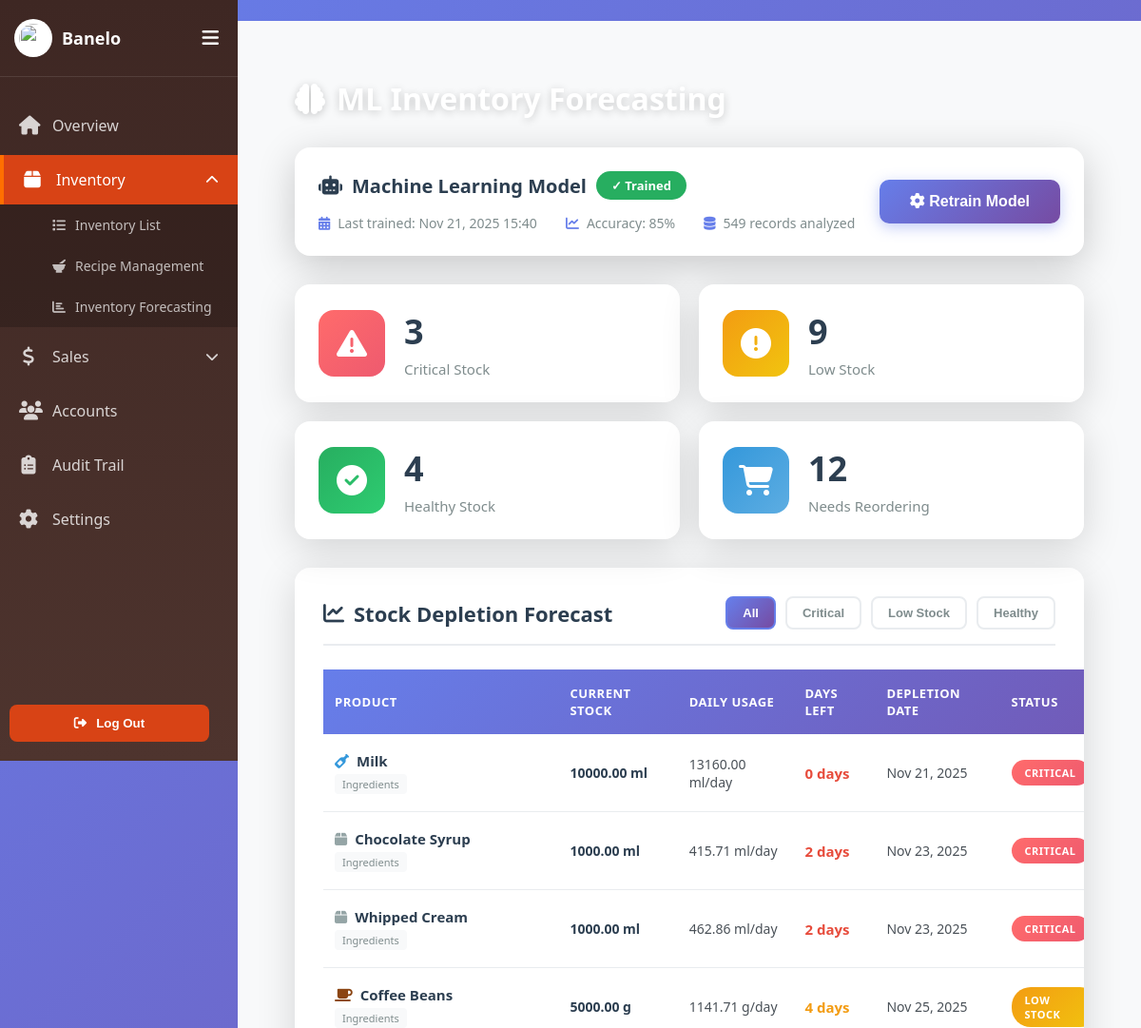
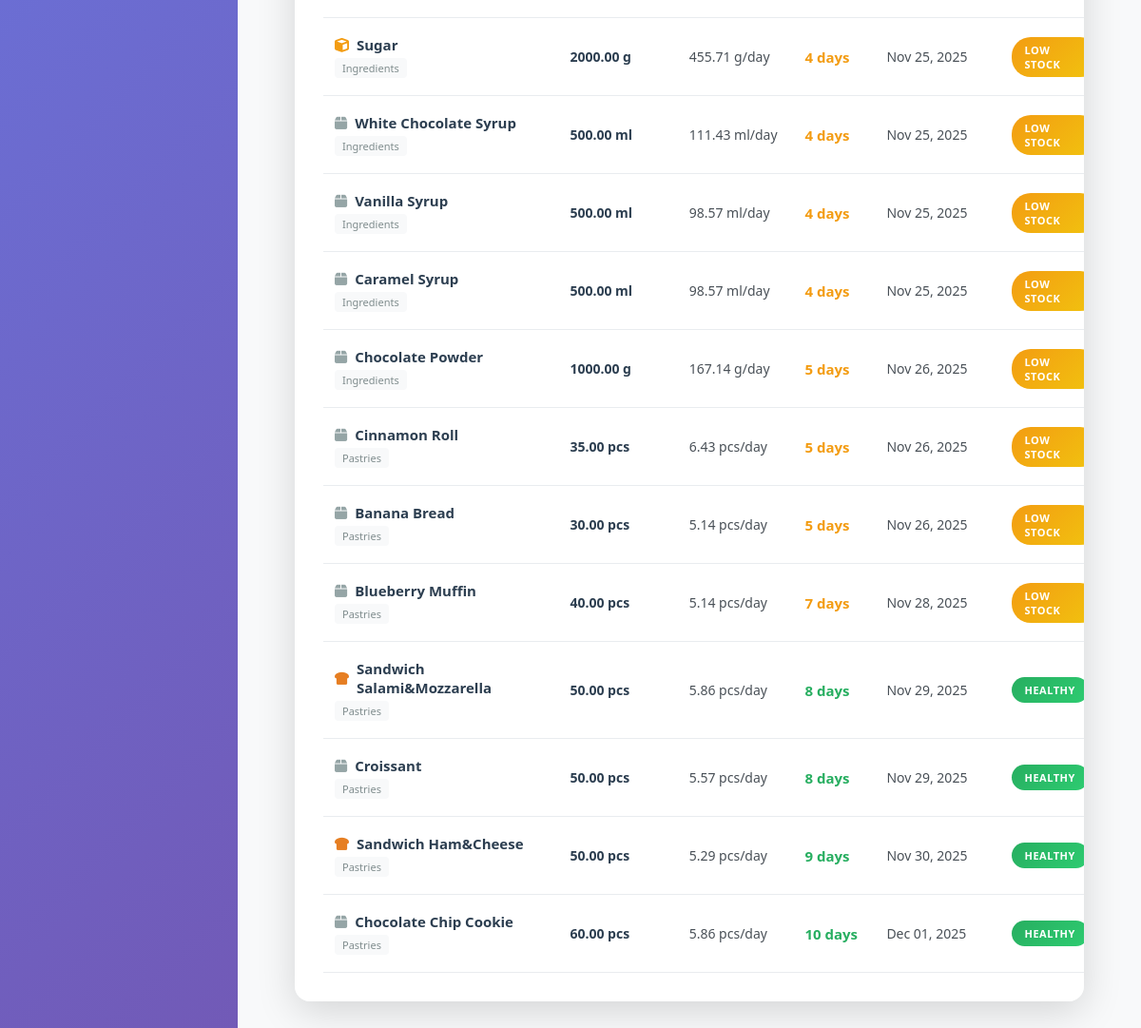
The app's page /inventory/forecasting/ (signed in) with its own data (2 pictures, top to bottom).
### dashboard/models.py (models this page shows, shortened)
class MLModel(models.Model):
    name = models.CharField(max_length=100, unique=True)
    is_trained = models.BooleanField(default=False)
    last_trained = models.DateTimeField(null=True, blank=True)
    total_records = models.IntegerField(default=0)
    products_analyzed = models.IntegerField(default=0)
    predictions_generated = models.IntegerField(default=0)
    accuracy = models.IntegerField(default=85)
    model_type = models.CharField(max_length=200, default='Linear Regression (Moving Average)')
    training_period_days = models.IntegerField(default=90)
    class Meta:
        db_table = 'ml_models'

class Product(models.Model):
    firebase_id = models.CharField(max_length=100, unique=True, null=True, blank=True)
    name = models.CharField(max_length=200)
    category = models.CharField(max_length=100)
    stock = models.FloatField(default=0)
    unit = models.CharField(max_length=50, default='pcs')
    price = models.FloatField(default=0)
    created_at = models.DateTimeField(auto_now_add=True)
    updated_at = models.DateTimeField(auto_now=True)
    class Meta:
        db_table = 'products'

### dashboard/views.py (the view)
# urls.py: path('inventory/forecasting/', views.inventory_forecasting_view, name='inventory_forecasting'),
@login_required
def inventory_forecasting_view(request):
    try:
        print("\n🤖 ML INVENTORY FORECASTING VIEW (LOCAL DB)")
        try:
            ml_model = MLModel.objects.get(name='inventory_forecasting')
            model_status = {
                'is_trained': ml_model.is_trained,
                'last_trained': ml_model.last_trained,
                'accuracy': ml_model.accuracy,
                'total_records': ml_model.total_records
            }
        except MLModel.DoesNotExist:
            model_status = {
                'is_trained': False,
                'last_trained': None,
                'accuracy': 0,
                'total_records': 0
            }
        forecast_data = []
        summary = {
            'critical': 0,
            'low': 0,
            'healthy': 0,
            'needs_reorder': 0
        }
        products = Product.objects.exclude(
            category__iexact='Beverages'
        ).exclude(
            category__iexact='beverage'
        ).exclude(
            category__iexact='drinks'
        ).exclude(
            category__iexact='drink'
        ).exclude(
            name__icontains='Water'
        ).exclude(
            name__icontains='Ice'
        ).exclude(
            name__icontains='Tea bags'
        ).exclude(
            name__icontains='Teabag'
        ).exclude(
            name__icontains='sdfsdfg'
        ).exclude(
            name__icontains='suka'
        )
        print(f"📦 Processing {products.count()} products...")
        for product in products:
            print(f"\n📦 Product: {product.name}")
            print(f"   Category: {product.category}")
            print(f"   Stock: {product.stock} {product.unit}")
            ml_confidence = None
            predicted_daily_usage = 0
            avg_daily_usage = 0
            try:
                prediction = MLPrediction.objects.get(product=product)
                predicted_daily_usage = prediction.predicted_daily_usage
                avg_daily_usage = prediction.avg_daily_usage
                ml_confidence = prediction.confidence_score
                print(f"   ✅ ML Prediction: {predicted_daily_usage:.2f} {product.unit}/day (confidence: {ml_confidence:.0%})")
            except MLPrediction.DoesNotExist:
                predicted_daily_usage = 0
                avg_daily_usage = 0
                ml_confidence = 0
                print(f"   ⚠️ No ML prediction yet")
            stock = float(product.stock) if product.stock else 0
            if predicted_daily_usage > 0:
                days_left = int(stock / predicted_daily_usage)
            else:
                days_left = 999
            if days_left < 999:
                depletion_date = (datetime.now() + timedelta(days=days_left)).strftime('%b %d, %Y')
            else:
                depletion_date = 'N/A'
            if days_left <= 3:
                status = 'critical'
                status_label = 'Critical'
                summary['critical'] += 1
            elif days_left <= 7:
                status = 'warning'
                status_label = 'Low Stock'
                summary['low'] += 1
            else:
                status = 'healthy'
                status_label = 'Healthy'
                summary['healthy'] += 1
            if days_left <= 7:
                summary['needs_reorder'] += 1
            predicted_7day_usage = predicted_daily_usage * 7
            if days_left <= 7:
                reorder_qty = max(0, (predicted_daily_usage * 30) - stock)
            else:
                reorder_qty = 0
            confidence_percent = f"{int(ml_confidence * 100)}%" if ml_confidence else "0%"
            print(f"   Status: {status_label} ({days_left} days left)")
            print(f"   7-day forecast: {predicted_7day_usage:.2f} {product.unit}")
            forecast_data.append({
                'product_id': product.id,
                'product_name': product.name,  # THIS IS THE KEY FIX!
                'category': product.category,
                'current_stock': f"{stock:.2f}",
                'unit': product.unit,
                'avg_daily_usage': f"{avg_daily_usage:.2f}" if avg_daily_usage else "0.00",
                'days_left': days_left if days_left < 999 else 'N/A',
                'depletion_date': depletion_date,
                'status': status,
                'status_label': status_label,
                'predicted_usage': f"{predicted_7day_usage:.2f}",
                'reorder_qty': f"{reorder_qty:.2f}",
                'confidence': confidence_percent
            })
        forecast_data.sort(key=lambda x: x['days_left'] if isinstance(x['days_left'], int) else 999)
        print(f"\n{'='*60}")
        print(f"✅ FORECAST SUMMARY:")
        print(f"   Total products: {len(forecast_data)}")
        print(f"   Critical: {summary['critical']}")
        print(f"   Low Stock: {summary['low']}")
        print(f"   Healthy: {summary['healthy']}")
        print(f"   Needs Reorder: {summary['needs_reorder']}")
        print(f"{'='*60}\n")
        context = {
            'forecast_data': forecast_data,
            'model_status': model_status,
            'summary': summary
        }
        return render(request, 'dashboard/inventory_forecasting.html', context)
    except Exception as e:
        print(f"❌ Error in inventory_forecasting_view: {str(e)}")
        import traceback
        traceback.print_exc()
        return render(request, 'dashboard/inventory_forecasting.html', {
            'forecast_data': [],
            'model_status': {
                'is_trained': False,
                'last_trained': None,
                'accuracy': 0,
                'total_records': 0
            },
            'summary': {
                'critical': 0,
                'low': 0,
                'healthy': 0,
                'needs_reorder': 0
            }
        })

### dashboard/templates/dashboard/inventory_forecasting.html (shortened to what this page needs)
﻿{% extends 'dashboard/base.html' %}
{% load static %}
{% block content %}
<div class="forecasting-container">
    <div class="forecasting-header">
        <h1>
            <i class="fas fa-brain"></i>
            ML Inventory Forecasting
        </h1>
    </div>
    <div class="model-status-card">
        <div class="model-status-content">
            <div class="model-info">
                <h3>
                    <i class="fas fa-robot"></i>
                    Machine Learning Model
                    {% if model_status.is_trained %}
                    <span class="model-badge trained">✓ Trained</span>
                    {% else %}
                    <span class="model-badge untrained">⚠ Not Trained</span>
                    {% endif %}
                </h3>
                {% if model_status.is_trained %}
                <div class="model-details">
                    <div class="model-detail-item">
                        <i class="fas fa-calendar-alt"></i>
                        <span>Last trained: {{ model_status.last_trained|date:"M d, Y H:i" }}</span>
                    </div>
                    <div class="model-detail-item">
                        <i class="fas fa-chart-line"></i>
                        <span>Accuracy: {{ model_status.accuracy }}%</span>
                    </div>
                    <div class="model-detail-item">
                        <i class="fas fa-database"></i>
                        <span>{{ model_status.total_records }} records analyzed</span>
                    </div>
                </div>
                {% else %}
                <p style="margin-top: 10px; color: #7f8c8d;">
                    <i class="fas fa-info-circle"></i>
                    Train the model to get AI-powered inventory predictions based on your sales history.
                </p>
                {% endif %}
            </div>
            <button class="train-button" onclick="trainModel()">
                <span class="button-text">
                    <i class="fas fa-cog"></i>
                    {% if model_status.is_trained %}Retrain Model{% else %}Train Model{% endif %}
                </span>
            </button>
        </div>
    </div>
    <div class="summary-cards">
        <div class="summary-card">
            <div class="summary-card-icon critical">
                <i class="fas fa-exclamation-triangle"></i>
            </div>
            <div class="summary-card-content">
                <h3>{{ summary.critical }}</h3>
                <p>Critical Stock</p>
            </div>
        </div>
        <div class="summary-card">
            <div class="summary-card-icon warning">
                <i class="fas fa-exclamation-circle"></i>
            </div>
            <div class="summary-card-content">
                <h3>{{ summary.low }}</h3>
                <p>Low Stock</p>
            </div>
        </div>
        <div class="summary-card">
            <div class="summary-card-icon healthy">
                <i class="fas fa-check-circle"></i>
            </div>
            <div class="summary-card-content">
                <h3>{{ summary.healthy }}</h3>
                <p>Healthy Stock</p>
            </div>
        </div>
        <div class="summary-card">
            <div class="summary-card-icon reorder">
                <i class="fas fa-shopping-cart"></i>
            </div>
            <div class="summary-card-content">
                <h3>{{ summary.needs_reorder }}</h3>
                <p>Needs Reordering</p>
            </div>
        </div>
    </div>
    <div class="forecast-table-container">
        <div class="table-header">
            <h2>
                <i class="fas fa-chart-line"></i>
                Stock Depletion Forecast
            </h2>
            <div class="filter-buttons">
                <button class="filter-btn active" onclick="filterTable('all')">All</button>
                <button class="filter-btn" onclick="filterTable('critical')">Critical</button>
                <button class="filter-btn" onclick="filterTable('warning')">Low Stock</button>
                <button class="filter-btn" onclick="filterTable('healthy')">Healthy</button>
            </div>
        </div>
        {% if forecast_data %}
        <table class="forecast-table">
            <thead>
                <tr>
                    <th>Product</th>
                    <th>Current Stock</th>
                    <th>Daily Usage</th>
                    <th>Days Left</th>
                    <th>Depletion Date</th>
                    <th>Status</th>
                </tr>
            </thead>
            <tbody>
                {% for forecast in forecast_data %}
                <tr class="forecast-row" data-status="{{ forecast.status }}">
                    <td>
                        <div class="product-name">
                            {% if 'coffee' in forecast.product_name|lower or 'beans' in forecast.product_name|lower %}
                            <i class="fas fa-coffee" style="color: #8b4513;"></i>
                            {% elif 'milk' in forecast.product_name|lower %}
                            <i class="fas fa-wine-bottle" style="color: #3498db;"></i>
                            {% elif 'sugar' in forecast.product_name|lower %}
                            <i class="fas fa-cube" style="color: #f39c12;"></i>
                            {% elif 'sandwich' in forecast.product_name|lower %}
                            <i class="fas fa-bread-slice" style="color: #e67e22;"></i>
                            {% elif 'pastry' in forecast.product_name|lower or 'pastries' in forecast.product_name|lower %}
                            <i class="fas fa-cookie-bite" style="color: #e74c3c;"></i>
                            {% else %}
                            <i class="fas fa-box" style="color: #95a5a6;"></i>
                            {% endif %}
                            {{ forecast.product_name }}
                        </div>
                        {% if forecast.category %}
                        <span class="product-category">{{ forecast.category }}</span>
                        {% endif %}
                    </td>
                    <td>
                        <span class="stock-value">{{ forecast.current_stock }} {{ forecast.unit }}</span>
                    </td>
                    <td>{{ forecast.avg_daily_usage }} {{ forecast.unit }}/day</td>
                    <td>
                        {% if forecast.days_left != 'N/A' %}
                        <span class="days-left {{ forecast.status }}">
                            {{ forecast.days_left }} days
                        </span>
                        {% else %}
                        <span style="color: #95a5a6;">N/A</span>
                        {% endif %}
                    </td>
                    <td>{{ forecast.depletion_date }}</td>
                    <td>
                        <span class="status-badge {{ forecast.status }}">
                            {{ forecast.status_label }}
                        </span>
                    </td>
                </tr>
                {% endfor %}
            </tbody>
        </table>
        {% else %}
        <div class="no-data-message">
            <i class="fas fa-chart-line"></i>
            <h3>No Forecast Data Available</h3>
            <p>Click "Train Model" to generate AI-powered inventory predictions</p>
        </div>
        {% endif %}
    </div>
</div>
{% endblock %}

### records on screen
MLModel: last_trained "Nov 21, 2025 15:40"
Product: product_name "Milk", category "Ingredients", unit "ml", unit "ml"
Product: product_name "Chocolate Syrup", category "Ingredients", unit "ml", unit "ml"
Product: product_name "Whipped Cream", category "Ingredients", unit "ml", unit "ml"
Product: product_name "Coffee Beans", category "Ingredients"
Product: product_name "Sugar", category "Ingredients"
Product: product_name "White Chocolate Syrup", category "Ingredients", unit "ml", unit "ml"
Product: product_name "Vanilla Syrup", category "Ingredients", unit "ml", unit "ml"
Product: product_name "Caramel Syrup", category "Ingredients", unit "ml", unit "ml"
Product: product_name "Chocolate Powder", category "Ingredients"
Product: product_name "Cinnamon Roll", category "Pastries", unit "pcs", unit "pcs"
Product: product_name "Banana Bread", category "Pastries", unit "pcs", unit "pcs"
Product: product_name "Blueberry Muffin", category "Pastries", unit "pcs", unit "pcs"
Product: product_name "Sandwich Salami&Mozzarella", category "Pastries", unit "pcs", unit "pcs"
Product: product_name "Croissant", category "Pastries", unit "pcs", unit "pcs"
Product: product_name "Sandwich Ham&Cheese", category "Pastries", unit "pcs", unit "pcs"
Product: product_name "Chocolate Chip Cookie", category "Pastries", unit "pcs", unit "pcs"

### other values on screen
{{ model_status.accuracy }} "85"
{{ model_status.total_records }} "549"
{{ summary.critical }} "3"
{{ summary.low }} "9"
{{ summary.healthy }} "4"
{{ summary.needs_reorder }} "12"
{{ forecast.current_stock }} "10000.00" "1000.00" "1000.00" "5000.00" "2000.00" "500.00" "500.00" "500.00" "1000.00" "35.00" "30.00" "40.00" "50.00" "50.00" "50.00" "60.00"
{{ forecast.avg_daily_usage }} "13160.00" "415.71" "462.86" "1141.71" "455.71" "111.43" "98.57" "98.57" "167.14" "6.43" "5.14" "5.14" "5.86" "5.57" "5.29" "5.86"
{{ forecast.days_left }} "0" "2" "2" "4" "4" "4" "4" "4" "5" "5" "5" "7" "8" "8" "9" "10"
{{ forecast.depletion_date }} "Nov 21, 2025" "Nov 23, 2025" "Nov 23, 2025" "Nov 25, 2025" "Nov 25, 2025" "Nov 25, 2025" "Nov 25, 2025" "Nov 25, 2025" "Nov 26, 2025" "Nov 26, 2025" "Nov 26, 2025" "Nov 28, 2025" "Nov 29, 2025" "Nov 29, 2025" "Nov 30, 2025" "Dec 01, 2025"
{{ forecast.status_label }} "CRITICAL" "CRITICAL" "CRITICAL" "LOW STOCK" "LOW STOCK" "LOW STOCK" "LOW STOCK" "LOW STOCK" "LOW STOCK" "LOW STOCK" "LOW STOCK" "LOW STOCK" "HEALTHY" "HEALTHY" "HEALTHY" "HEALTHY"
{{ forecast.unit }} "g" "g" "g"
